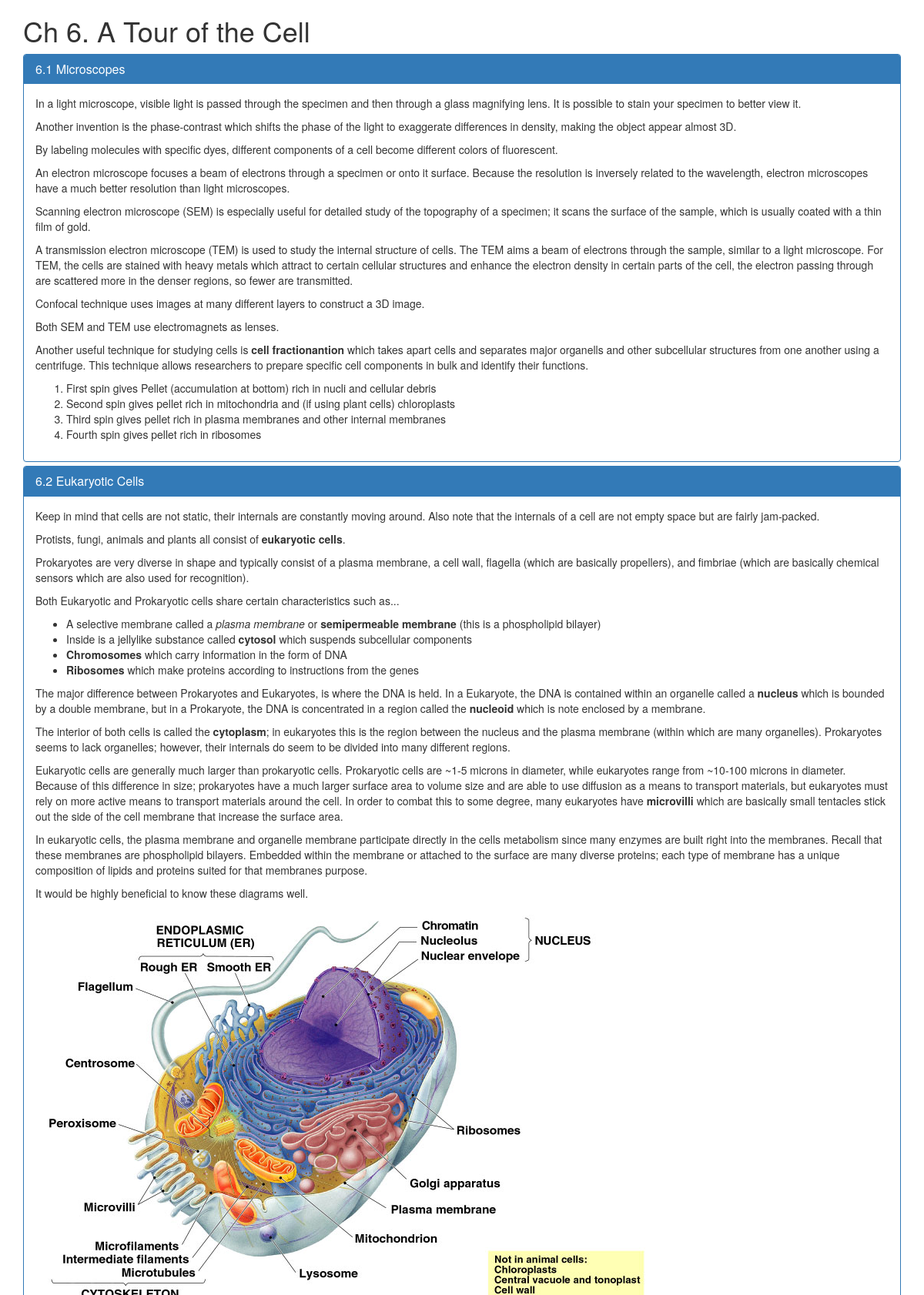
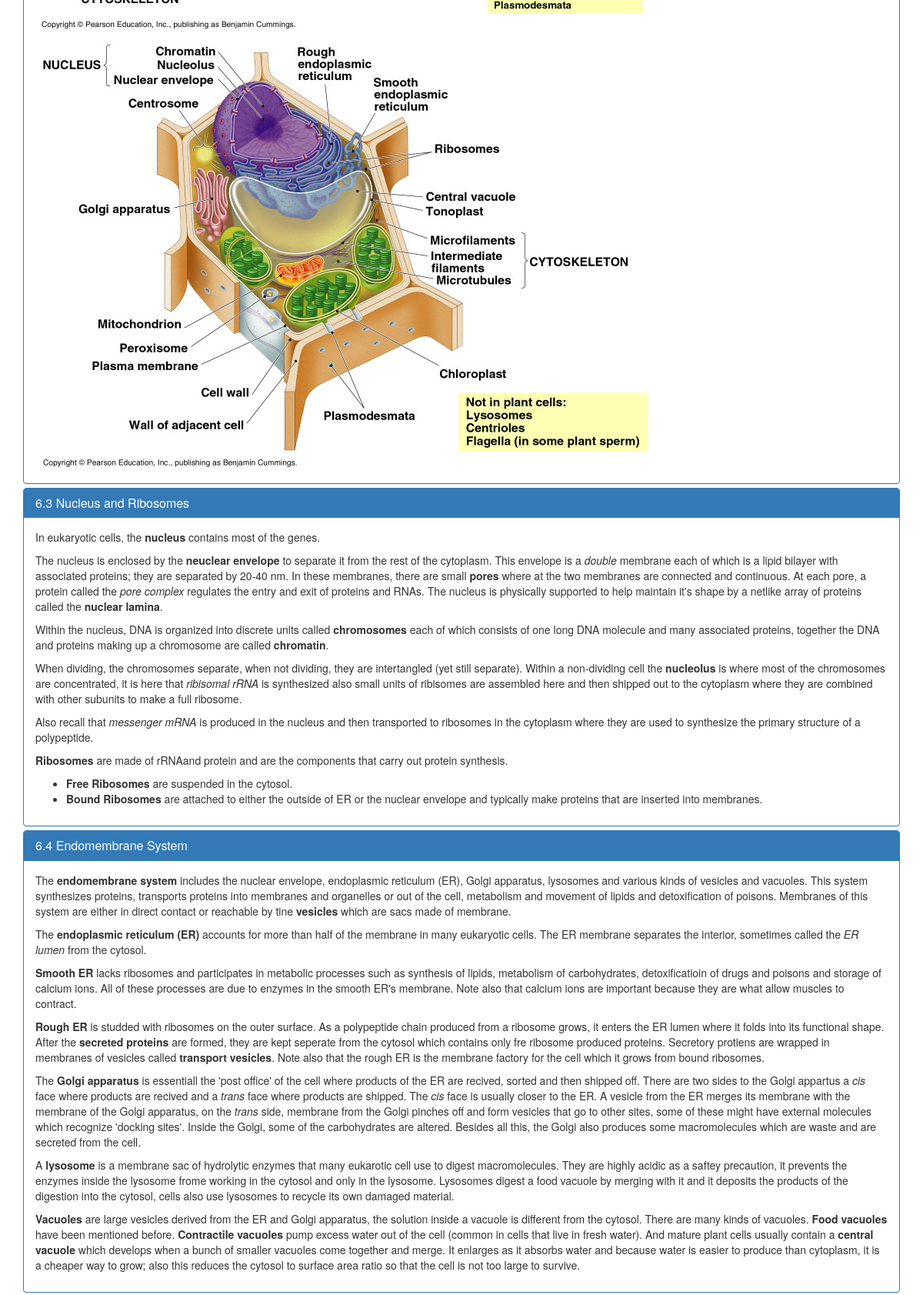
The page /notes/biol-1009/ch/6/ (upper part) on the database its author committed (2 pictures, top to bottom).
### coursenotes/models.py (models this page shows, shortened)
class Chapter(models.Model):
    course = models.ForeignKey('Course', on_delete=models.CASCADE)
    number = models.SmallIntegerField()
    title = models.CharField(max_length=500)

class Section(models.Model):
    parent_chapter = models.ForeignKey('Chapter', on_delete=models.CASCADE)
    number = models.SmallIntegerField()
    title = models.CharField(max_length=500, blank=True)
    content_markdown = models.TextField()
    content_html = models.TextField()

### coursenotes/views.py (the view)
# urls.py: url(r'^(?P<course_slug>[\w-]+)/ch/(?P<ch_num>[0-9]+)/$', views.chapter_view, name='chapter_view'),
def chapter_view(request, course_slug, ch_num):
    context = {
        'ch': Course.objects.get(slug=course_slug).chapter_set.get(number=ch_num)
    }
    return render(request, 'coursenotes/chapter_view.html', context)

### coursenotes/templates/coursenotes/chapter_view.html (shortened to what this page needs)
{% load staticfiles %}
<!DOCTYPE html>
<html>
<head>
    <link rel="stylesheet" href="https://maxcdn.bootstrapcdn.com/bootstrap/3.3.7/css/bootstrap.min.css">
</head>
<body>
<div class="container">
<h1>Ch {{ ch.number }}. {{ ch.title }}</h1>
<div class="panel-group">
    {% for section in ch.section_set.all %}
    <div class="panel panel-primary">
        <div class="panel-heading" onclick="$('#sec-{{ section.number }}').collapse('toggle')">
            <h3 class="panel-title">{{ ch.number }}.{{ section.number }} {{ section.title }}</h1>
        </div>
        <div id="sec-{{ section.number }}" class="panel-collapse collapse in">
            <div class="panel-body">
                {{ section.content_html|safe }}
            </div>
        </div>
    </div>
    {% endfor %}
</div>
</div>
</body>
</html>

### rows shown on the page
Chapter: number "6", title "A Tour of the Cell"
Section: number "1", title "Microscopes", content_html "In a light microscope, visible light is passed through the specimen and then through a glass magnifying lens. It is possible to stain your specimen to better view it. Another invention is the phase-contrast which shifts the phase of the light to exaggerate differences in density, making the object appear almost 3D. By labeling molecules with specific dyes, different components of a cell become different colors of fluorescent. An electron microscope focuses a beam of electrons through a specimen or onto it surface. Because the resolution is inversely related to the wavelength, electron microscopes have a much better resolution than light microscopes. Scanning electron microscope (SEM) is…"
Section: number "2", title "Eukaryotic Cells", content_html "Keep in mind that cells are not static, their internals are constantly moving around. Also note that the internals of a cell are not empty space but are fairly jam-packed. Protists, fungi, animals and plants all consist of eukaryotic cells . Prokaryotes are very diverse in shape and typically consist of a plasma membrane, a cell wall, flagella (which are basically propellers), and fimbriae (which are basically chemical sensors which are also used for recognition). Both Eukaryotic and Prokaryotic cells share certain characteristics such as... A selective membrane called a plasma membrane or semipermeable membrane (this is a phospholipid bilayer) Inside is a jellylike substance called cytosol…", content_html (picture)
Section: number "3", title "Nucleus and Ribosomes", content_html "In eukaryotic cells, the nucleus contains most of the genes. The nucleus is enclosed by the neuclear envelope to separate it from the rest of the cytoplasm. This envelope is a double membrane each of which is a lipid bilayer with associated proteins; they are separated by 20-40 nm. In these membranes, there are small pores where at the two membranes are connected and continuous. At each pore, a protein called the pore complex regulates the entry and exit of proteins and RNAs. The nucleus is physically supported to help maintain it's shape by a netlike array of proteins called the nuclear lamina . Within the nucleus, DNA is organized into discrete units called chromosomes each of which…"
Section: number "4", title "Endomembrane System", content_html "The endomembrane system includes the nuclear envelope, endoplasmic reticulum (ER), Golgi apparatus, lysosomes and various kinds of vesicles and vacuoles. This system synthesizes proteins, transports proteins into membranes and organelles or out of the cell, metabolism and movement of lipids and detoxification of poisons. Membranes of this system are either in direct contact or reachable by tine vesicles which are sacs made of membrane. The endoplasmic reticulum (ER) accounts for more than half of the membrane in many eukaryotic cells. The ER membrane separates the interior, sometimes called the ER lumen from the cytosol. Smooth ER lacks ribosomes and participates in metabolic processes such…"
